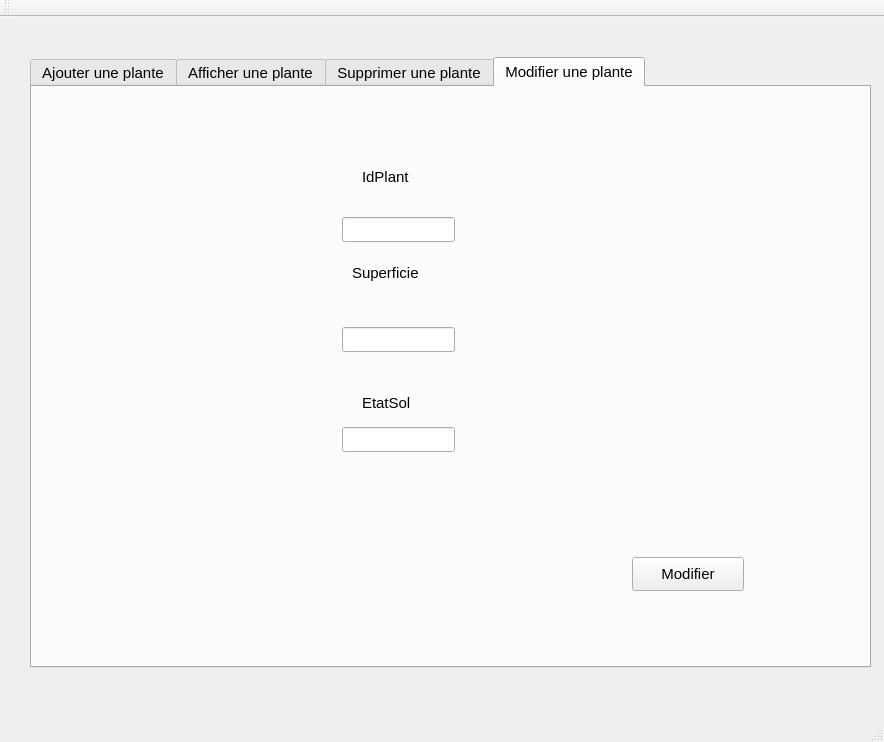
<?xml version="1.0" encoding="UTF-8"?>
<ui version="4.0">
 <class>MainWindow</class>
 <widget class="QMainWindow" name="MainWindow">
  <property name="geometry">
   <rect>
    <x>0</x>
    <y>0</y>
    <width>884</width>
    <height>742</height>
   </rect>
  </property>
  <property name="font">
   <font>
    <pointsize>11</pointsize>
   </font>
  </property>
  <property name="windowTitle">
   <string>GS_PLANTATION</string>
  </property>
  <widget class="QWidget" name="centralWidget">
   <widget class="QTabWidget" name="tab_modifier">
    <property name="geometry">
     <rect>
      <x>30</x>
      <y>40</y>
      <width>841</width>
      <height>611</height>
     </rect>
    </property>
    <property name="currentIndex">
     <number>3</number>
    </property>
    <widget class="QWidget" name="Ajouteruneplante">
     <attribute name="title">
      <string>Ajouter une plante</string>
     </attribute>
     <widget class="QGroupBox" name="groupBox">
      <property name="geometry">
       <rect>
        <x>20</x>
        <y>20</y>
        <width>801</width>
        <height>541</height>
       </rect>
      </property>
      <property name="title">
       <string>Ajout</string>
      </property>
      <widget class="QLabel" name="label">
       <property name="geometry">
        <rect>
         <x>80</x>
         <y>110</y>
         <width>91</width>
         <height>20</height>
        </rect>
       </property>
       <property name="text">
        <string>IdPlant</string>
       </property>
      </widget>
      <widget class="QLabel" name="label_2">
       <property name="geometry">
        <rect>
         <x>80</x>
         <y>240</y>
         <width>101</width>
         <height>20</height>
        </rect>
       </property>
       <property name="text">
        <string>NomPlant</string>
       </property>
      </widget>
      <widget class="QLabel" name="label_3">
       <property name="geometry">
        <rect>
         <x>80</x>
         <y>390</y>
         <width>111</width>
         <height>31</height>
        </rect>
       </property>
       <property name="text">
        <string>TypePlant</string>
       </property>
      </widget>
      <widget class="QLineEdit" name="lineEdit_id_plant">
       <property name="geometry">
        <rect>
         <x>310</x>
         <y>110</y>
         <width>113</width>
         <height>25</height>
        </rect>
       </property>
      </widget>
      <widget class="QLineEdit" name="lineEdit_nom_plant">
       <property name="geometry">
        <rect>
         <x>310</x>
         <y>240</y>
         <width>113</width>
         <height>25</height>
        </rect>
       </property>
      </widget>
      <widget class="QLineEdit" name="lineEdit_type_plant">
       <property name="geometry">
        <rect>
         <x>310</x>
         <y>390</y>
         <width>113</width>
         <height>25</height>
        </rect>
       </property>
      </widget>
      <widget class="QPushButton" name="pb_Ajouter">
       <property name="geometry">
        <rect>
         <x>600</x>
         <y>240</y>
         <width>112</width>
         <height>34</height>
        </rect>
       </property>
       <property name="text">
        <string>Ajouter</string>
       </property>
      </widget>
     </widget>
    </widget>
    <widget class="QWidget" name="Afficheruneplante">
     <attribute name="title">
      <string>Afficher une plante</string>
     </attribute>
     <widget class="QTableView" name="tab_plantation">
      <property name="geometry">
       <rect>
        <x>10</x>
        <y>20</y>
        <width>781</width>
        <height>531</height>
       </rect>
      </property>
     </widget>
    </widget>
    <widget class="QWidget" name="Supprimeruneplante">
     <attribute name="title">
      <string>Supprimer une plante</string>
     </attribute>
     <widget class="QLabel" name="label_4">
      <property name="geometry">
       <rect>
        <x>240</x>
        <y>160</y>
        <width>69</width>
        <height>20</height>
       </rect>
      </property>
      <property name="text">
       <string>IdPlant</string>
      </property>
     </widget>
     <widget class="QLineEdit" name="le_id_supp">
      <property name="geometry">
       <rect>
        <x>500</x>
        <y>110</y>
        <width>113</width>
        <height>25</height>
       </rect>
      </property>
     </widget>
     <widget class="QPushButton" name="pb_supprimer">
      <property name="geometry">
       <rect>
        <x>500</x>
        <y>210</y>
        <width>112</width>
        <height>34</height>
       </rect>
      </property>
      <property name="text">
       <string>Supprimer</string>
      </property>
     </widget>
    </widget>
    <widget class="QWidget" name="Modifieruneplante">
     <attribute name="title">
      <string>Modifier une plante</string>
     </attribute>
     <widget class="QLabel" name="label_5">
      <property name="geometry">
       <rect>
        <x>330</x>
        <y>80</y>
        <width>69</width>
        <height>20</height>
       </rect>
      </property>
      <property name="text">
       <string>IdPlant</string>
      </property>
     </widget>
     <widget class="QLabel" name="label_6">
      <property name="geometry">
       <rect>
        <x>320</x>
        <y>170</y>
        <width>101</width>
        <height>31</height>
       </rect>
      </property>
      <property name="text">
       <string>Superficie</string>
      </property>
     </widget>
     <widget class="QLabel" name="label_7">
      <property name="geometry">
       <rect>
        <x>330</x>
        <y>300</y>
        <width>81</width>
        <height>31</height>
       </rect>
      </property>
      <property name="text">
       <string>EtatSol</string>
      </property>
     </widget>
     <widget class="QLineEdit" name="le_id">
      <property name="geometry">
       <rect>
        <x>310</x>
        <y>130</y>
        <width>113</width>
        <height>25</height>
       </rect>
      </property>
     </widget>
     <widget class="QLineEdit" name="le_superficie">
      <property name="geometry">
       <rect>
        <x>310</x>
        <y>240</y>
        <width>113</width>
        <height>25</height>
       </rect>
      </property>
     </widget>
     <widget class="QLineEdit" name="le_etatsol">
      <property name="geometry">
       <rect>
        <x>310</x>
        <y>340</y>
        <width>113</width>
        <height>25</height>
       </rect>
      </property>
     </widget>
     <widget class="QPushButton" name="pb_modifier">
      <property name="geometry">
       <rect>
        <x>600</x>
        <y>470</y>
        <width>112</width>
        <height>34</height>
       </rect>
      </property>
      <property name="text">
       <string>Modifier</string>
      </property>
     </widget>
    </widget>
   </widget>
  </widget>
  <widget class="QMenuBar" name="menuBar">
   <property name="geometry">
    <rect>
     <x>0</x>
     <y>0</y>
     <width>884</width>
     <height>30</height>
    </rect>
   </property>
  </widget>
  <widget class="QToolBar" name="mainToolBar">
   <attribute name="toolBarArea">
    <enum>TopToolBarArea</enum>
   </attribute>
   <attribute name="toolBarBreak">
    <bool>false</bool>
   </attribute>
  </widget>
  <widget class="QStatusBar" name="statusBar"/>
 </widget>
 <layoutdefault spacing="6" margin="11"/>
 <resources/>
 <connections/>
</ui>
